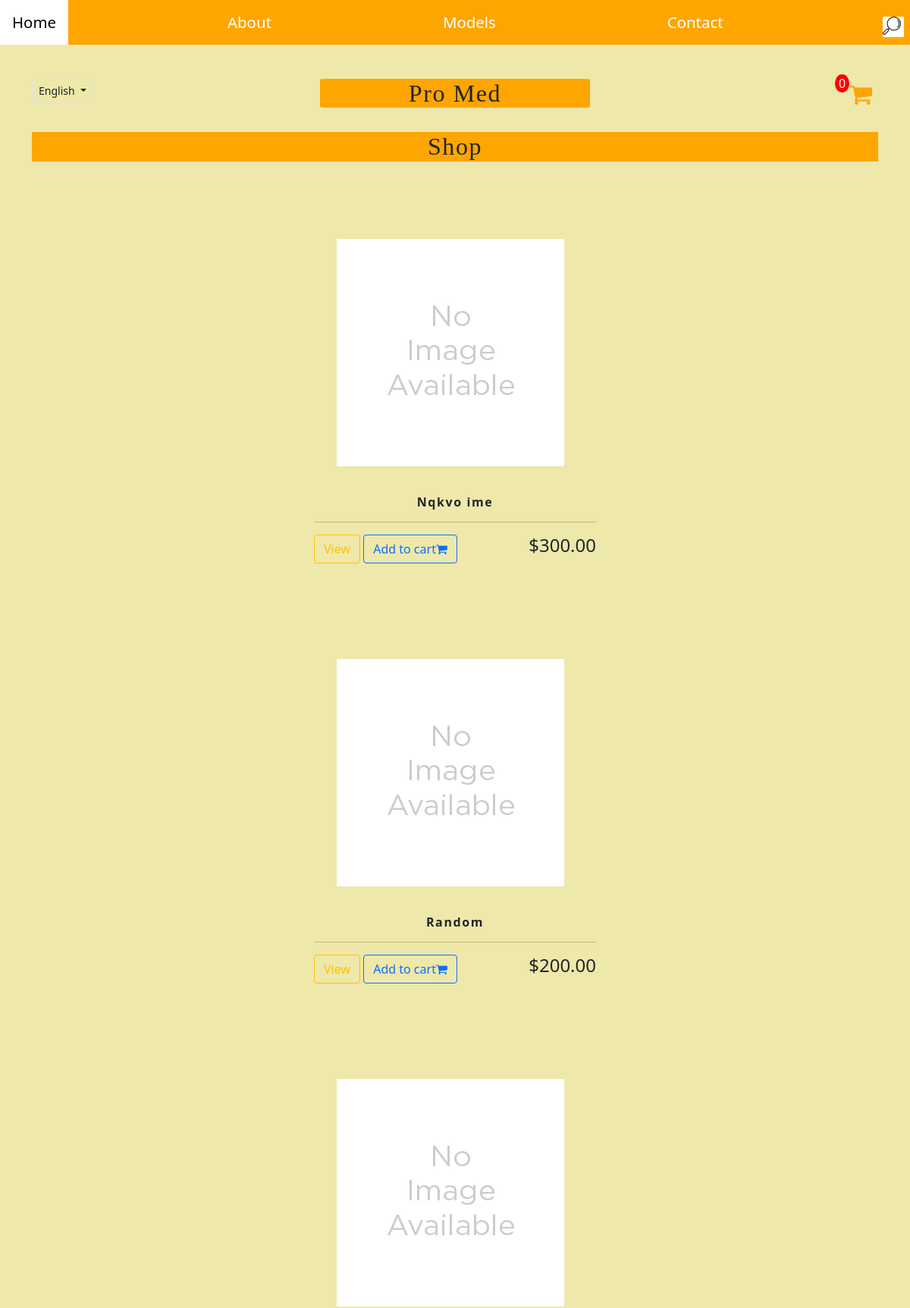
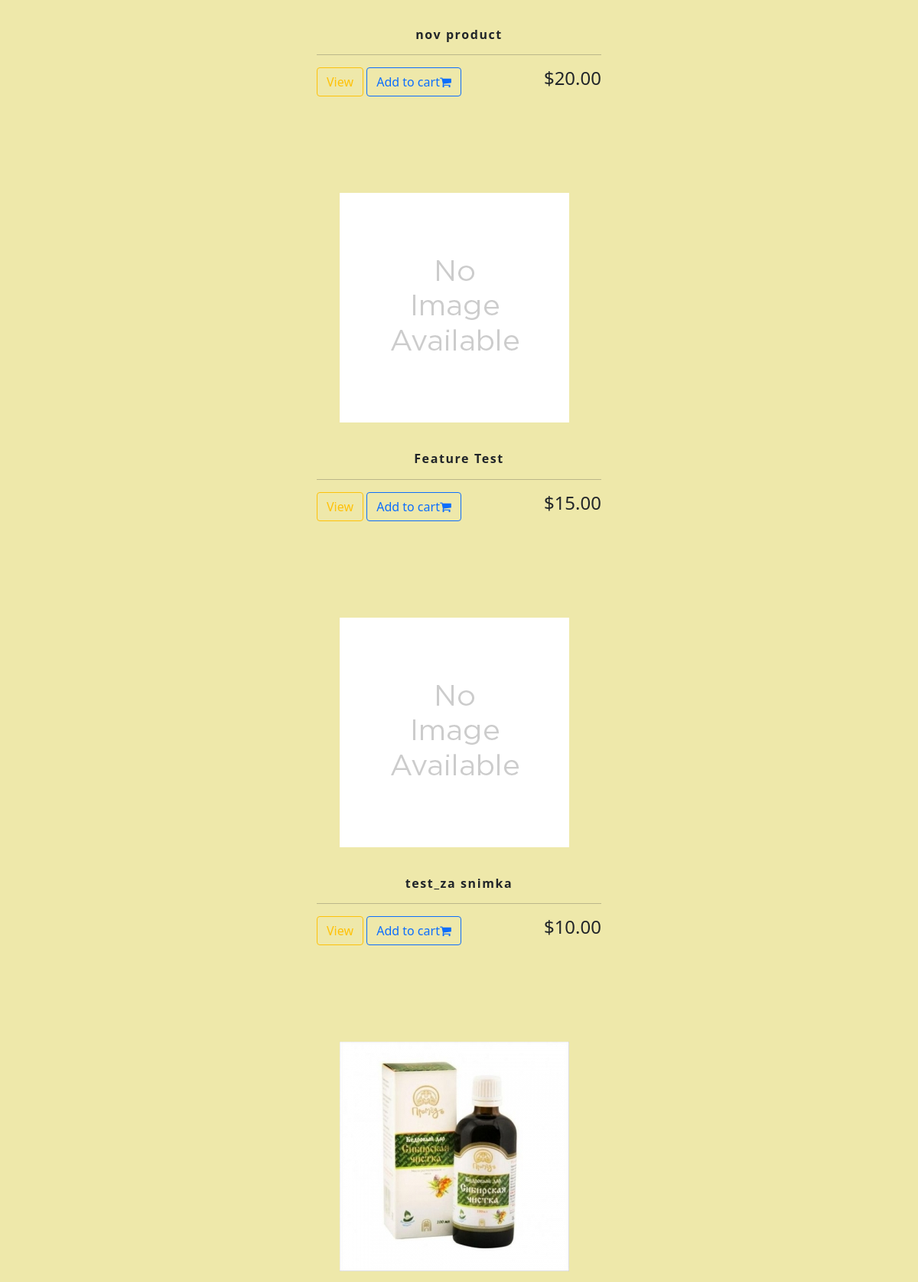
The app's page /models/ (signed in, upper part) with its own data (2 pictures, top to bottom).
### Products/models.py (models this page shows, shortened)
class Order(models.Model):
    customer = models.ForeignKey(Customer, on_delete=models.SET_NULL, blank=True, null=True)
    date_ordered = models.DateTimeField(auto_now_add=True)
    complete = models.BooleanField(default=False, blank=False, null=True)
    transaction_id = models.CharField(max_length=100, null=True)
    @property
    def get_cart_items(self):
        orderitems = self.orderitem_set.all()
        total = sum([item.quantity for item in orderitems])
        return total

class Product(models.Model):
    category = models.ForeignKey(Category, related_name='products', on_delete=models.CASCADE,
                                 default='Basic Category', db_index=True)
    name = models.CharField(max_length=100, db_index=True)
    slug = models.SlugField(max_length=100, db_index=True)
    image = models.ImageField(upload_to='products/%Y/%m/%d', blank=True, null=True, default='no_image_available2.png')
    description = models.TextField(blank=True, null=True)
    price = models.DecimalField(decimal_places=2, max_digits=5)
    stock = models.PositiveIntegerField(default=1)
    short_desc = models.TextField(default='paste desc', null=True)
    available = models.BooleanField(default=True)
    created = models.DateTimeField(auto_now_add=True)
    updated = models.DateTimeField(auto_now=True)
    class Meta:
        ordering = ('-created',)
        index_together = (('id', 'slug'),)
    @property
    def imageURL(self):
        try:
            url = self.image.url
        except:
            url = ''
        return url

### Products/views.py (the view, shortened to what this page needs)
# urls.py: path('models/', product_list, name='product_list'),
def product_list(request):
    obj = Product.objects.all()
    if request.user.is_authenticated:
        customer = request.user.customer
        order, created = Order.objects.get_or_create(customer=customer, complete=False)
        items = order.orderitem_set.all()
        context = {'items': items,
                   'order': order,
                   'object': obj}
    return render(request, 'models.html', context)

### templates/models.html (shortened to what this page needs)
{% extends 'base.html' %}
{% load static %}
{% block content %}
<link rel="stylesheet" href="{% static 'css/hovering_img5.css' %}" xmlns="http://www.w3.org/1999/html">
<h2> Shop </h2>
    {% for i in object %}
    <div class="col-lg-4" style="margin:auto;padding-top:4rem;">
        <div id="content">
        <a href="{% url 'product_detail' i.slug %}">
        <div class="hvrbox">
        <img class="hvrbox-layer_bottom" style="margin: 30;padding: auto;" src ="{{ i.imageURL }}">
            </div>
            </a>
    <div class="box-element product" style="padding-bottom: 2rem;">
        <h6><strong> {{ i.name }} </strong></h6>
    <hr>
        <a class="btn btn-outline-warning" href="{% url 'product_detail' i.slug %}">View</a>
        {% if i.stock != 0 %}
        <button data-product="{{i.id}} " data-scroll-to="scroll_id_test" data-action="add" class="btn btn-outline-primary add-btn update-cart scroll-link" style="font-size:1rem;">Add to cart<i class="fa fa-shopping-cart"></i></button>
        {% else %}
        <a class="scroll-link" data-scroll-to="scroll_id_test" href="{% url 'product_detail' i.slug %}"><button class="btn btn-outline-primary" style="font-size:1rem;">Add to cart<i class="fa fa-shopping-cart"></i></button></a>
        {% endif %}
        <h4 style="display: inline-block;float:right">${{ i.price|floatformat:2 }}</h4>
    </div>
    </div>
</div>
    {%endfor%}
{% endblock content %}

### templates/base.html (shortened to what this page needs)
{% load static %}
<html lang="en">
  <head>
    {% block links %}
      <link href="https://cdn.jsdelivr.net/npm/bootstrap@5.0.1/dist/css/bootstrap.min.css" rel="stylesheet">
      <link href="{% static 'css/style_25.css' %}" rel="stylesheet">
    {% endblock %}
  </head>
  <body>
    <div class="container">
      <div class="header">
      <div class="row">
          {% include 'navbar.html' %}
      <div class="col-md-4 col-sm-12 col-6" id="scroll_id_test" style="margin-top: 1rem;">
        <div class="btn-group">
          <button class="btn border btn-sm dropdown-toggle"
                  type="button"
                  data-bs-toggle="dropdown"
                  aria-expanded="false"
                  role="button"
                  id="dropdownMenuLink"
                  aria-labelledby="dropdownMenuButton1">
            English
          </button>
        </div>
        </div>
          <div class="col-md-4 text-center" id="first">
          <h2 class="my-md-3 site-title" style="font-family:Comic Sans MS, Comic Sans, cursive;background-color:orange; cursor:default;border-radius: 3%;">Pro Med</h2>
        </div>
        <div class="col-md-3 ms-auto col-6" id="second">
            <a href="{% url 'cart' %}" style="color: orange;">
              <i class="fa fa-shopping-cart fa-2x" style="float: right;margin-top: 1.3rem; margin-right:0.5rem;"></i>
                <p class="shopping-cart-total" style="float:right;color:white;background-color:red;border-radius:50%;width:1.2rem;cursor:pointer;margin-top:0.6rem;">{{order.get_cart_items}}</p>
            </a>
          </div>
        </div>
        </div>
    {% block content %}
    {% endblock content%}
        {% include 'footerbar.html' %}
    </div>
  </body>
</html>

### templates/navbar.html (shortened to what this page needs)
{% load static %}
<link rel='stylesheet' href="{% static 'css/nav.css' %}">
<div class="container" style="margin-bottom:5.5rem;">
<nav id="navbar-top" class="navbar fixed-top topslide2">
            <a class="navbar-left" href="{% url 'home' %}">Home</a>
            <a class='navbar-left' href="{% url 'about' %}">About</a>
            <a class='navbar-left' href="{% url 'product_list' %}">Models</a>
            <a class='navbar-left' href="{% url 'contact' %}">Contact</a>
                <div class="srch">
                <input id="searchform" type="text" placeholder="Search..."   />
                    <img class="search=btn" href="#" src="{% static 'img/search1.png' %}">
                </div>
         </nav>
    </div>

### templates/footerbar.html (shortened to what this page needs)
<link rel="stylesheet" href="https://cdnjs.cloudflare.com/ajax/libs/font-awesome/4.7.0/css/font-awesome.min.css">

### static/css/style_25.css (style rules this page uses)
p { text-align: center; cursor: default; }
h2 { text-align:center;font-family: impact; margin-top:2vh; letter-spacing:0.1rem; cursor: default; background-color: orange; }
body { background-color: palegoldenrod; }
h6 { text-align: center; cursor: default; letter-spacing: 0.1rem; padding-top: 0.5rem; }

### static/css/nav.css (style rules this page uses)
.srch { float: right; overflow:visible; background-color:white; border: none; height: auto; margin-right: 0.7%; margin-top: 1.1%; visibility: visible; }
#searchform { width: 0px; height: auto; font-size: 14px; font-family: Arial; text-rendering: optimizeSpeed; background-color: white; float: right; border: 0px; padding-left: 2px; padding-top: 5px; outline: none; transition: 0.9s; visibility: visible; }

### static/css/hovering_img5.css (style rules this page uses)
CSS .hvrbox, .hvrbox * { box-sizing: border-box; }
.hvrbox { position: relative; display: inline-block; overflow: hidden; max-width: 100%; height: auto; }
.hvrbox img { max-width: 100%; }
.hvrbox .hvrbox-layer_bottom { display: block; }

### templates/navbar.html (style rules this page uses)
.navbar a { float: left; display: block; color: white; text-align: center; padding: 14px 16px; text-decoration: none; font-size: 1.7vw; text-shadow: none; transition: all 1250ms cubic-bezier(0.19, 1, 0.22, 1); }
.navbar { overflow: hidden; background-color: orange; padding: 0; }

### records on screen
Order: get_cart_items "0"
Product: imageURL (placeholder picture), name "Nqkvo ime", price "300.00"
Product: imageURL (placeholder picture), name "Random", price "200.00"
Product: imageURL (placeholder picture), name "nov product", price "20.00"
Product: imageURL (placeholder picture), name "Feature Test", price "15.00"
Product: imageURL (placeholder picture), name "test_za snimka", price "10.00"
Product: imageURL (picture)
